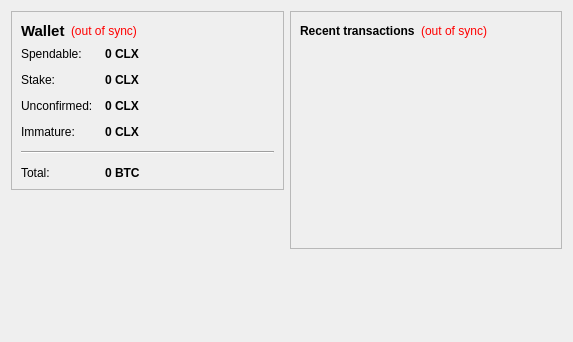
<?xml version="1.0" encoding="UTF-8"?>
<ui version="4.0">
 <class>OverviewPage</class>
 <widget class="QWidget" name="OverviewPage">
  <property name="geometry">
   <rect>
    <x>0</x>
    <y>0</y>
    <width>573</width>
    <height>342</height>
   </rect>
  </property>
  <property name="windowTitle">
   <string>Form</string>
  </property>
  <layout class="QHBoxLayout" name="horizontalLayout" stretch="1,1">
   <item>
    <layout class="QVBoxLayout" name="verticalLayout_2">
     <item>
      <widget class="QFrame" name="frame">
       <property name="frameShape">
        <enum>QFrame::StyledPanel</enum>
       </property>
       <property name="frameShadow">
        <enum>QFrame::Raised</enum>
       </property>
       <layout class="QVBoxLayout" name="verticalLayout_4">
        <item>
         <layout class="QHBoxLayout" name="horizontalLayout_4">
          <item>
           <widget class="QLabel" name="label_5">
            <property name="font">
             <font>
              <pointsize>11</pointsize>
              <weight>75</weight>
              <bold>true</bold>
             </font>
            </property>
            <property name="text">
             <string>Wallet</string>
            </property>
           </widget>
          </item>
          <item>
           <widget class="QLabel" name="labelWalletStatus">
            <property name="toolTip">
             <string>The displayed information may be out of date. Your wallet automatically synchronizes with the CryptoLux network after a connection is established, but this process has not completed yet.</string>
            </property>
            <property name="styleSheet">
             <string notr="true">QLabel { color: red; }</string>
            </property>
            <property name="text">
             <string notr="true">(out of sync)</string>
            </property>
            <property name="alignment">
             <set>Qt::AlignLeading|Qt::AlignLeft|Qt::AlignVCenter</set>
            </property>
           </widget>
          </item>
          <item>
           <spacer name="horizontalSpacer_2">
            <property name="orientation">
             <enum>Qt::Horizontal</enum>
            </property>
            <property name="sizeHint" stdset="0">
             <size>
              <width>40</width>
              <height>20</height>
             </size>
            </property>
           </spacer>
          </item>
         </layout>
        </item>
        <item>
         <layout class="QFormLayout" name="formLayout_2">
          <property name="fieldGrowthPolicy">
           <enum>QFormLayout::AllNonFixedFieldsGrow</enum>
          </property>
          <property name="horizontalSpacing">
           <number>12</number>
          </property>
          <property name="verticalSpacing">
           <number>12</number>
          </property>
          <item row="0" column="0">
           <widget class="QLabel" name="label">
            <property name="text">
             <string>Spendable:</string>
            </property>
           </widget>
          </item>
          <item row="0" column="1">
           <widget class="QLabel" name="labelBalance">
            <property name="font">
             <font>
              <weight>75</weight>
              <bold>true</bold>
             </font>
            </property>
            <property name="cursor">
             <cursorShape>IBeamCursor</cursorShape>
            </property>
            <property name="toolTip">
             <string>Your current spendable balance</string>
            </property>
            <property name="text">
             <string notr="true">0 CLX</string>
            </property>
            <property name="textInteractionFlags">
             <set>Qt::LinksAccessibleByMouse|Qt::TextSelectableByKeyboard|Qt::TextSelectableByMouse</set>
            </property>
           </widget>
          </item>
          <item row="1" column="0">
           <widget class="QLabel" name="label_6">
            <property name="text">
             <string>Stake:</string>
            </property>
           </widget>
          </item>
          <item row="1" column="1">
           <widget class="QLabel" name="labelStake">
            <property name="font">
             <font>
              <weight>75</weight>
              <bold>true</bold>
             </font>
            </property>
            <property name="cursor">
             <cursorShape>IBeamCursor</cursorShape>
            </property>
            <property name="toolTip">
             <string>Total of coins that was staked, and do not yet count toward the current balance</string>
            </property>
            <property name="text">
             <string notr="true">0 CLX</string>
            </property>
            <property name="textInteractionFlags">
             <set>Qt::LinksAccessibleByMouse|Qt::TextSelectableByKeyboard|Qt::TextSelectableByMouse</set>
            </property>
           </widget>
          </item>
          <item row="2" column="0">
           <widget class="QLabel" name="label_3">
            <property name="text">
             <string>Unconfirmed:</string>
            </property>
           </widget>
          </item>
          <item row="2" column="1">
           <widget class="QLabel" name="labelUnconfirmed">
            <property name="font">
             <font>
              <weight>75</weight>
              <bold>true</bold>
             </font>
            </property>
            <property name="cursor">
             <cursorShape>IBeamCursor</cursorShape>
            </property>
            <property name="toolTip">
             <string>Total of transactions that have yet to be confirmed, and do not yet count toward the current balance</string>
            </property>
            <property name="text">
             <string notr="true">0 CLX</string>
            </property>
            <property name="textInteractionFlags">
             <set>Qt::LinksAccessibleByMouse|Qt::TextSelectableByKeyboard|Qt::TextSelectableByMouse</set>
            </property>
           </widget>
          </item>
          <item row="3" column="0">
           <widget class="QLabel" name="labelImmatureText">
            <property name="text">
             <string>Immature:</string>
            </property>
           </widget>
          </item>
          <item row="3" column="1">
           <widget class="QLabel" name="labelImmature">
            <property name="font">
             <font>
              <weight>75</weight>
              <bold>true</bold>
             </font>
            </property>
            <property name="toolTip">
             <string>Mined balance that has not yet matured</string>
            </property>
            <property name="text">
             <string notr="true">0 CLX</string>
            </property>
            <property name="textInteractionFlags">
             <set>Qt::LinksAccessibleByMouse|Qt::TextSelectableByKeyboard|Qt::TextSelectableByMouse</set>
            </property>
           </widget>
          </item>
          <item row="4" column="0" colspan="2">
           <widget class="Line" name="line">
            <property name="orientation">
             <enum>Qt::Horizontal</enum>
            </property>
           </widget>
          </item>
          <item row="5" column="0">
           <widget class="QLabel" name="labelTotalText">
            <property name="text">
             <string>Total:</string>
            </property>
           </widget>
          </item>
          <item row="5" column="1">
           <widget class="QLabel" name="labelTotal">
            <property name="font">
             <font>
              <weight>75</weight>
              <bold>true</bold>
             </font>
            </property>
            <property name="cursor">
             <cursorShape>IBeamCursor</cursorShape>
            </property>
            <property name="toolTip">
             <string>Your current total balance</string>
            </property>
            <property name="text">
             <string notr="true">0 BTC</string>
            </property>
            <property name="textInteractionFlags">
             <set>Qt::LinksAccessibleByMouse|Qt::TextSelectableByKeyboard|Qt::TextSelectableByMouse</set>
            </property>
           </widget>
          </item>
         </layout>
        </item>
       </layout>
      </widget>
     </item>
     <item>
      <spacer name="verticalSpacer">
       <property name="orientation">
        <enum>Qt::Vertical</enum>
       </property>
       <property name="sizeHint" stdset="0">
        <size>
         <width>20</width>
         <height>40</height>
        </size>
       </property>
      </spacer>
     </item>
    </layout>
   </item>
   <item>
    <layout class="QVBoxLayout" name="verticalLayout_3">
     <item>
      <widget class="QFrame" name="frame_2">
       <property name="frameShape">
        <enum>QFrame::StyledPanel</enum>
       </property>
       <property name="frameShadow">
        <enum>QFrame::Raised</enum>
       </property>
       <layout class="QVBoxLayout" name="verticalLayout">
        <item>
         <layout class="QHBoxLayout" name="horizontalLayout_2">
          <item>
           <widget class="QLabel" name="label_4">
            <property name="text">
             <string>&lt;b&gt;Recent transactions&lt;/b&gt;</string>
            </property>
           </widget>
          </item>
          <item>
           <widget class="QLabel" name="labelTransactionsStatus">
            <property name="toolTip">
             <string>The displayed information may be out of date. Your wallet automatically synchronizes with the CryptoLux network after a connection is established, but this process has not completed yet.</string>
            </property>
            <property name="styleSheet">
             <string notr="true">QLabel { color: red; }</string>
            </property>
            <property name="text">
             <string notr="true">(out of sync)</string>
            </property>
            <property name="alignment">
             <set>Qt::AlignRight|Qt::AlignTrailing|Qt::AlignVCenter</set>
            </property>
           </widget>
          </item>
          <item>
           <spacer name="horizontalSpacer">
            <property name="orientation">
             <enum>Qt::Horizontal</enum>
            </property>
            <property name="sizeHint" stdset="0">
             <size>
              <width>40</width>
              <height>20</height>
             </size>
            </property>
           </spacer>
          </item>
         </layout>
        </item>
        <item>
         <widget class="QListView" name="listTransactions">
          <property name="styleSheet">
           <string notr="true">QListView { background: transparent; }</string>
          </property>
          <property name="frameShape">
           <enum>QFrame::NoFrame</enum>
          </property>
          <property name="verticalScrollBarPolicy">
           <enum>Qt::ScrollBarAlwaysOff</enum>
          </property>
          <property name="horizontalScrollBarPolicy">
           <enum>Qt::ScrollBarAlwaysOff</enum>
          </property>
          <property name="selectionMode">
           <enum>QAbstractItemView::NoSelection</enum>
          </property>
         </widget>
        </item>
       </layout>
      </widget>
     </item>
     <item>
      <spacer name="verticalSpacer_2">
       <property name="orientation">
        <enum>Qt::Vertical</enum>
       </property>
       <property name="sizeHint" stdset="0">
        <size>
         <width>20</width>
         <height>40</height>
        </size>
       </property>
      </spacer>
     </item>
    </layout>
   </item>
  </layout>
 </widget>
 <resources/>
 <connections/>
</ui>
